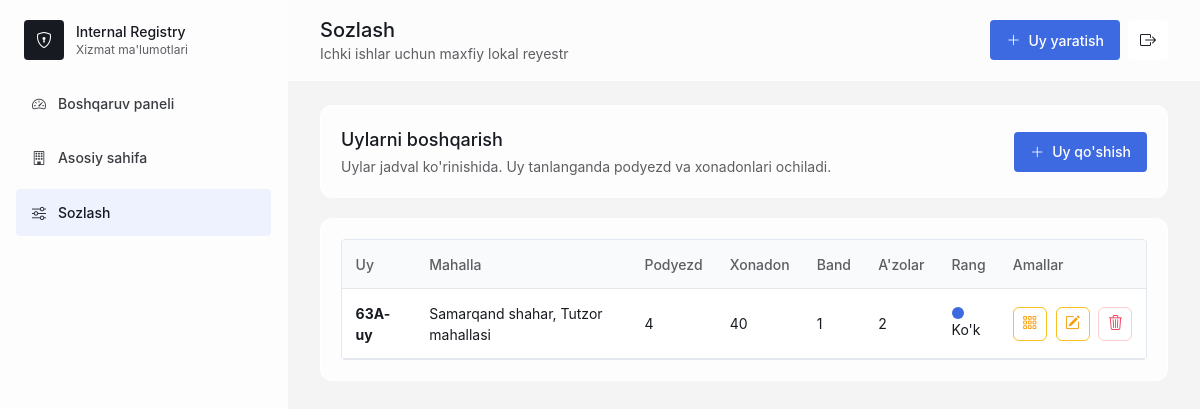
Page /settings/ (signed in) on the earlier database version.
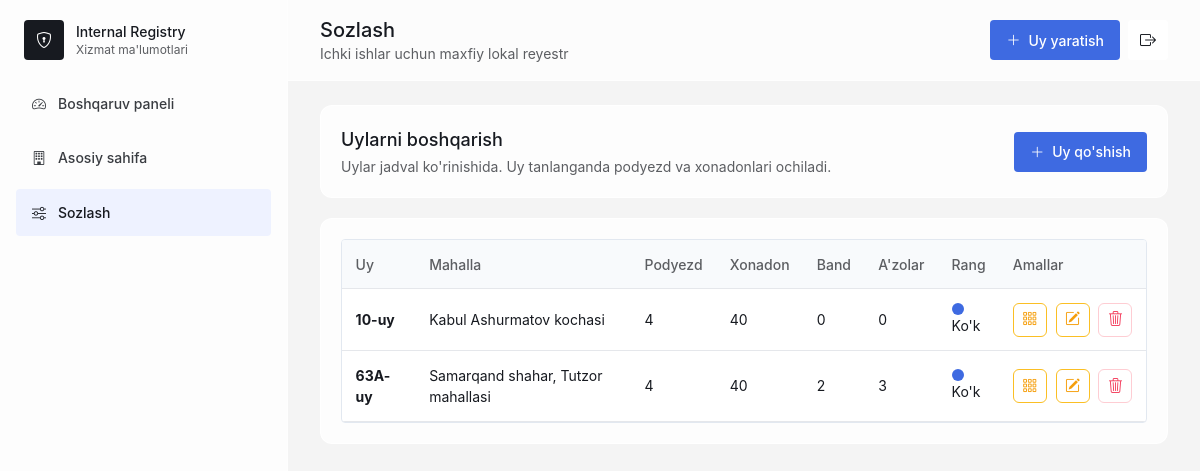
Same page on the later database version.
### registry/models.py (models this page shows, shortened)
class House(models.Model):
    COLOR_CHOICES = [
        ("blue", "Ko'k"),
        ("green", "Yashil"),
        ("red", "Qizil"),
        ("amber", "Sariq"),
        ("slate", "Kulrang"),
    ]
    house_number = models.CharField(max_length=40)
    street_name = models.CharField(max_length=180)
    room_count = models.PositiveIntegerField()
    entrance_count = models.PositiveIntegerField(default=4)
    apartments_per_entrance = models.PositiveIntegerField(default=10)
    color = models.CharField(max_length=20, choices=COLOR_CHOICES, default="blue")
    entrance_camera = models.BooleanField(default=False)
    yard_camera = models.BooleanField(default=False)
    yard_camera_count = models.PositiveIntegerField(blank=True, null=True)
    entrance_sos_button = models.BooleanField(default=False)
    created_at = models.DateTimeField(auto_now_add=True)
    updated_at = models.DateTimeField(auto_now=True)
    class Meta:
        ordering = ["-created_at"]
        constraints = [
            models.UniqueConstraint(
                fields=["house_number", "street_name"],
                name="unique_house_per_street",
            )
        ]

### registry/views.py (the view)
# urls.py: path("settings/", login_required(views.settings_page), name="settings"),
def settings_page(request):
    houses = House.objects.annotate(
        occupied_rooms=Count("rooms", filter=Q(rooms__residents__isnull=False), distinct=True),
        residents_total=Count("rooms__residents", distinct=True),
    )
    if request.method == "POST":
        form = HouseForm(request.POST)
        if form.is_valid():
            house = form.save()
            messages.success(request, f"{house.house_number}-uy {house.room_count} ta xona bilan yaratildi.")
            return redirect("registry:settings")
        messages.error(request, "Belgilangan maydonlarni to'g'rilang.")
    else:
        form = HouseForm()
    return render(request, "registry/settings_manage.html", {"page_title": "Sozlash", "form": form, "houses": houses})

### registry/templates/registry/settings_manage.html (shortened to what this page needs)
{% extends "registry/base.html" %}
{% block content %}
<section class="panel mb-5">
    <div class="flex flex-col justify-between gap-4 md:flex-row md:items-center">
        <div>
            <h2>Uylarni boshqarish</h2>
            <p class="mt-1 text-sm text-[#5C5E62]">Uylar jadval ko'rinishida. Uy tanlanganda podyezd va xonadonlari ochiladi.</p>
        </div>
        <button class="btn-primary" type="button" data-open-local-modal="house-create"><i class="bi bi-plus-lg"></i> Uy qo'shish</button>
    </div>
</section>
<section class="panel">
    <div class="overflow-x-auto rounded border border-slate-200 bg-white">
        <table class="member-table">
            <thead>
                <tr>
                    <th>Uy</th>
                    <th>Mahalla</th>
                    <th>Podyezd</th>
                    <th>Xonadon</th>
                    <th>Band</th>
                    <th>A'zolar</th>
                    <th>Rang</th>
                    <th class="text-center">Amallar</th>
                </tr>
            </thead>
            <tbody>
                {% for house in houses %}
                <tr>
                    <td><strong>{{ house.house_number }}-uy</strong></td>
                    <td>{{ house.street_name }}</td>
                    <td>{{ house.entrance_count }}</td>
                    <td>{{ house.room_count }}</td>
                    <td>{{ house.occupied_rooms }}</td>
                    <td>{{ house.residents_total }}</td>
                    <td><span class="color-dot house-color-bg-{{ house.color }}"></span> {{ house.get_color_display }}</td>
                    <td>
                        <div class="table-actions">
                            <a class="icon-action edit" title="Xonalar" aria-label="Xonalar" href="{% url 'registry:settings_house_rooms' house.pk %}"><i class="bi bi-grid-3x3-gap"></i></a>
                            <a class="icon-action edit" title="Tahrirlash" aria-label="Tahrirlash" href="{% url 'registry:house_edit' house.pk %}"><i class="bi bi-pencil-square"></i></a>
                            <form method="post" action="{% url 'registry:house_delete' house.pk %}" data-swal-delete="Bu uyni o'chirishni tasdiqlaysizmi?">
                                <button class="icon-action delete" title="O'chirish" aria-label="O'chirish"><i class="bi bi-trash3"></i></button>
                            </form>
                        </div>
                    </td>
                </tr>
                {% empty %}
                <tr><td colspan="8" class="text-center text-[#5C5E62]">Hali uy yaratilmagan.</td></tr>
                {% endfor %}
            </tbody>
        </table>
    </div>
</section>
{% endblock %}

### registry/templates/registry/base.html (shortened to what this page needs)
{% load static %}
<!doctype html>
<html lang="uz">
<head>
    <script src="https://cdn.tailwindcss.com"></script>
    <link rel="stylesheet" href="https://cdn.jsdelivr.net/npm/bootstrap-icons@1.11.3/font/bootstrap-icons.min.css">
    <link rel="stylesheet" href="{% static 'registry/css/app.css' %}">
</head>
<body class="bg-[#f4f4f4] text-[#171A20]">
<div class="min-h-screen lg:flex">
    <aside id="sidebar" class="fixed inset-y-0 left-0 z-40 w-72 -translate-x-full border-r border-white/60 bg-white/80 backdrop-blur-2xl transition lg:translate-x-0">
        <div class="flex h-20 items-center justify-between px-6">
            <a href="{% url 'registry:dashboard' %}" class="flex items-center gap-3">
                    <span class="grid h-10 w-10 place-items-center rounded bg-[#171A20] text-white"><i class="bi bi-shield-lock"></i></span>
                    <span>
                    <span class="block text-sm font-medium">Internal Registry</span>
                    <span class="block text-xs text-[#5C5E62]">Xizmat ma'lumotlari</span>
                </span>
            </a>
        </div>
        <nav class="space-y-2 px-4">
            <a class="nav-link {% if request.resolver_match.url_name == 'dashboard' %}active{% endif %}" href="{% url 'registry:dashboard' %}">
                <i class="bi bi-speedometer2"></i><span>Boshqaruv paneli</span>
            </a>
            <a class="nav-link {% if request.resolver_match.url_name == 'house_list' or request.resolver_match.url_name == 'house_detail' %}active{% endif %}" href="{% url 'registry:house_list' %}">
                <i class="bi bi-building"></i><span>Asosiy sahifa</span>
            </a>
            <a class="nav-link {% if request.resolver_match.url_name == 'settings' %}active{% endif %}" href="{% url 'registry:settings' %}">
                <i class="bi bi-sliders"></i><span>Sozlash</span>
            </a>
        </nav>
    </aside>
    <div class="lg:pl-72 w-full">
        <header class="sticky top-0 z-30 border-b border-white/60 bg-white/70 px-4 py-4 backdrop-blur-xl sm:px-8">
            <div class="flex items-center justify-between gap-4">
                <div class="flex items-center gap-3">
                    <div>
                        <h1 class="text-xl font-medium">{{ page_title|default:"Boshqaruv paneli" }}</h1>
                        <p class="text-sm text-[#5C5E62]">Ichki ishlar uchun maxfiy lokal reyestr</p>
                    </div>
                </div>
                <div class="flex items-center gap-2">
                    <a href="{% url 'registry:settings' %}" class="btn-primary"><i class="bi bi-plus-lg"></i> Uy yaratish</a>
                    <form method="post" action="{% url 'logout' %}">
                        <button class="icon-btn" title="Chiqish" aria-label="Chiqish"><i class="bi bi-box-arrow-right"></i></button>
                    </form>
                </div>
            </div>
        </header>
        <main class="px-4 py-6 sm:px-8">
            {% block content %}{% endblock %}
        </main>
    </div>
</div>
</body>
</html>

### registry/static/registry/css/app.css (style rules this page uses)
* { box-sizing: border-box; }
body { font-family: -apple-system, BlinkMacSystemFont, "Segoe UI", Arial, sans-serif; letter-spacing: 0; }
.nav-link { display:flex; align-items:center; gap:.75rem; border-radius:4px; padding:.8rem 1rem; color:#393C41; font-size:14px; font-weight:500; transition:.33s; }
.nav-link:hover, .nav-link.active { background:#eef2ff; color:#171A20; }
.btn-primary, .btn-secondary, .btn-danger, .filter-btn, .page-btn { display:inline-flex; align-items:center; gap:.5rem; min-height:40px; border-radius:4px; padding:.45rem 1rem; font-size:14px; font-weight:500; transition:.33s; }
.btn-primary { background:#3E6AE1; color:#fff; }
.panel { border-radius:12px; background:rgba(255,255,255,.78); border:1px solid rgba(255,255,255,.9); padding:1.25rem; backdrop-filter:blur(20px); }
.panel h2 { font-size:18px; font-weight:500; }
.house-color-blue::before, .house-color-bg-blue { background:#3E6AE1; }
.color-dot { display:inline-block; height:12px; width:12px; border-radius:999px; vertical-align:-1px; }
.icon-btn { display:grid; height:40px; width:40px; place-items:center; border-radius:4px; background:#fff; transition:.33s; }
.member-table { width:100%; border-collapse:collapse; font-size:14px; }
.member-table th { background:#f8fafc; color:#5C5E62; font-weight:500; text-align:left; }
.member-table th, .member-table td { border-bottom:1px solid #e5e7eb; padding:.85rem; vertical-align:middle; }
.member-table td strong, .member-table td span { display:block; }
.table-actions { display:flex; align-items:center; justify-content:center; gap:.55rem; }
.icon-action { display:grid; height:34px; width:34px; place-items:center; border-radius:6px; background:#fff; font-size:15px; transition:.25s; }
.icon-action.edit { border:1px solid #fbbf24; color:#f59e0b; }
.icon-action.delete { border:1px solid #fecdd3; color:#f43f5e; }

Differences in the rows shown:
added House: house_number "10", street_name "Kabul Ashurmatov kochasi", entrance_count "4", room_count "40", occupied_rooms "0", residents_total "0", color "Ko'k"
changed House "Samarqand shahar, Tutzor mahallasi": occupied_rooms "1" → "2"; residents_total "2" → "3"
